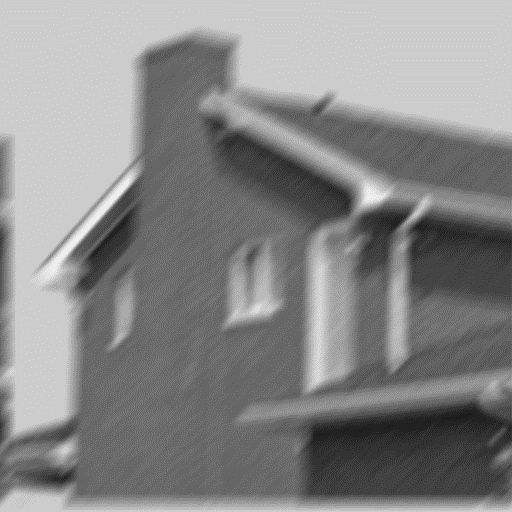
#> input picture 07_Restoration/roof.png, 512 x 512 px
$ jupyter execute restoration.ipynb
#> lines starting #> are read from the running program, lines starting #| are printed output that depends on the picture
# 图像复原实验

## 实验目的

试对下图进行图像复原。

## 实验环境
- OpenCV
- MatPlotLib
- NumPy
- SciPy

[cell 1]
import numpy as np
import cv2
import matplotlib.pyplot as plt
from scipy.fft import fft2, ifft2

## 实验原理

### 逆滤波

逆滤波是一种用于图像复原的频域方法，其理论基础建立在傅里叶变换的卷积定理上。在图像退化过程中，清晰图像 $ f(x, y) $ 与退化函数 $ h(x, y) $ 进行卷积，并受到噪声 $ n(x, y) $ 的影响，生成退化图像 $ g(x, y) $。在空间域中，该过程表示为：

$$g(x, y) = f(x, y) \ast h(x, y) + n(x, y)$$

通过傅里叶变换，将卷积转换为频域中的乘法关系：

$$G(u, v) = F(u, v) \cdot H(u, v) + N(u, v)$$

其中$ G(u, v) $、$ F(u, v) $、$ H(u, v) $ 和 $ N(u, v) $ 分别是退化图像、原始图像、退化函数和噪声的傅里叶变换。

理想情况下，假设噪声 $ N(u, v) $ 可忽略不计，图像复原的过程可以通过逆滤波器直接计算：

$$\hat{F}(u, v) = \frac{G(u, v)}{H(u, v)}$$

其中 $ \hat{F}(u, v) $ 是复原图像的傅里叶变换，复原图像 $ \hat{f}(x, y) $ 则通过反傅里叶变换得到：

$$\hat{f}(x, y) = \mathcal{F}^{-1} \left\{ \frac{G(u, v)}{H(u, v)} \right\}$$

[cell 2]
def inverse_filter(blurred_image: np.ndarray, degen: np.ndarray, epsilon: float = 1e-8) -> np.ndarray:
    # 对图像和 PSF 进行傅里叶变换
    G = fft2(blurred_image)
    H = fft2(degen, s=blurred_image.shape)

    # 正则化项，避免放大噪声
    H_conj = np.conj(H)
    F_hat = G * H_conj / (H * H_conj + epsilon)

    # 通过反傅里叶变换恢复图像
    restored_image = np.abs(ifft2(F_hat))
    return restored_image

### 运动模糊退化模型

运动模糊是由相机或物体在拍摄过程中相对运动引起的，通常被建模为图像退化过程。也就是上式中的$ h(x, y) $ 是运动模糊的点扩散函数 (PSF)，描述运动模糊的特性。

在运动模糊中，点扩散函数 $ h(x, y) $ 通常由以下两个因素决定：
1. **运动方向**：描述了运动的角度或方向。
2. **运动长度**：描述了运动期间图像上的位移，即模糊的程度。

运动模糊的点扩散函数 $ h(x, y) $ 具体形式可以基于运动模型来确定，常见的模型是线性运动模糊，它假设物体沿某个固定方向以恒定速度移动。可以这样表示：

[cell 3]
def linear_psf(length: int, angle: int|float) -> np.ndarray:
    psf = np.zeros((length, length))
    center = length // 2
    for i in range(length):
        psf[center, i] = 1
    rotation_matrix = cv2.getRotationMatrix2D((center, center), angle, 1)
    psf = cv2.warpAffine(psf, rotation_matrix, (length, length))
    psf /= psf.sum()
    return psf

又观察到像素的模糊长轴是45度方向，所以运动方向也是45度。45度的PSF可以直接表示为：

[cell 4]
def linear45_psf(length):
    psf = np.eye(length)[::-1] / length
    return psf

在理想情况下，假设噪声可以忽略不计 ($ N(u, v) = 0 $)，我们可以通过以下公式进行复原：

$$F(u, v) = \frac{G(u, v)}{H(u, v)}$$

然后通过反傅里叶变换得到复原后的图像 $ f(x, y) $：

$$f(x, y) = \mathcal{F}^{-1} \left\{ F(u, v) \right\}$$

在实际情况中，图像中通常会存在噪声，这会影响复原效果。噪声会导致在高频分量处 $ H(u, v) $ 非常小的情况下，噪声 $ N(u, v) $ 被放大。因此，直接使用逆滤波可能会产生严重的噪声放大问题。为了解决这个问题，常用的方法是采用正则化技术，或者使用维纳滤波。

#### 维纳滤波复原

维纳滤波是一种更加鲁棒的复原方法，它在考虑噪声的同时进行图像复原。维纳滤波的公式为：

$$\hat{F}(u, v) = \frac{H^*(u, v)}{|H(u, v)|^2 + \frac{S_n(u, v)}{S_f(u, v)}} G(u, v)$$

其中$ \hat{F}(u, v) $ 是复原图像的傅里叶变换，$ S_n(u, v) $ 和 $ S_f(u, v) $ 分别是噪声和原始图像的功率谱密度。

通过引入信号与噪声的比值，维纳滤波能够在复原时平衡噪声和图像细节的保留，从而实现更好的复原效果。维纳滤波是一种频域方法，适用于处理带有噪声的运动模糊图像复原问题。

[cell 5]
def wiener_filter(blurred_image, psf, K=0.01):
    # 对图像和 PSF 进行傅里叶变换
    G = fft2(blurred_image)
    H = fft2(psf, s=blurred_image.shape)

    # 维纳滤波公式
    H_conj = np.conj(H)
    F_hat = (H_conj / (H * H_conj + K)) * G

    # 通过反傅里叶变换恢复图像
    restored_image = np.abs(ifft2(F_hat))
    return restored_image

## 实验步骤

观察到图像的模糊是线性均匀的，模糊轨迹方向是45度的，考虑使用运动角度45度的线性运动模糊退化模型。并用维纳滤波复原，尝试不同的运动模糊长度：

[cell 6]
img = cv2.imread('roof.png', cv2.IMREAD_GRAYSCALE)
#> img is the input picture: shape (512, 512); min 27, max 245, mean 135.8

plt.figure(figsize=(12, 20))

for l in range(1, 16):
    psf = linear45_psf(2*l+1)
    restored_img = wiener_filter(img, psf)
    plt.subplot(5, 3, l)
    plt.imshow(restored_img, cmap='gray')
    plt.title(f'Length={2*l+1}')
    plt.axis('off')
#> this loop made 15 passes
#> pass 1, in wiener_filter, `restored_image = np.abs(ifft2(F_hat))`:
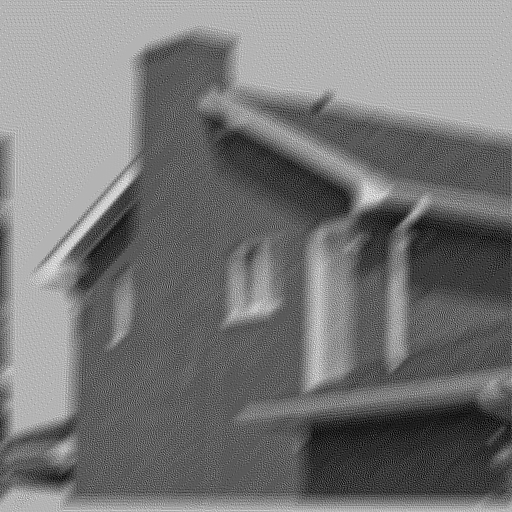
#> restored_image: shape (512, 512) float64; min 0.00838, max 286.4, mean 134.5; drawn with min black and max white
#> pass 3, in wiener_filter (call 3), `restored_image = np.abs(ifft2(F_hat))`:
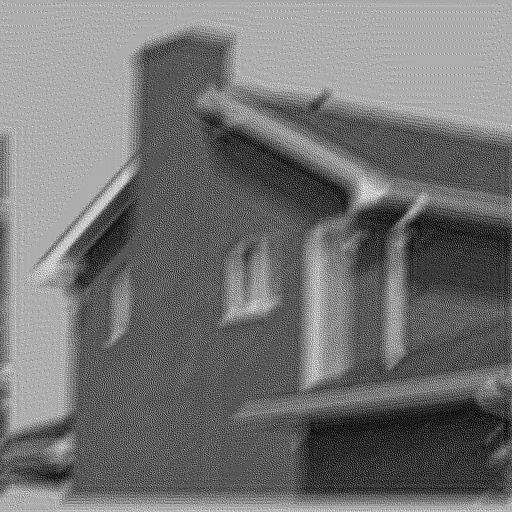
#> restored_image: shape (512, 512) float64; min 0.0191, max 296.5, mean 134.5; drawn with min black and max white

plt.show()
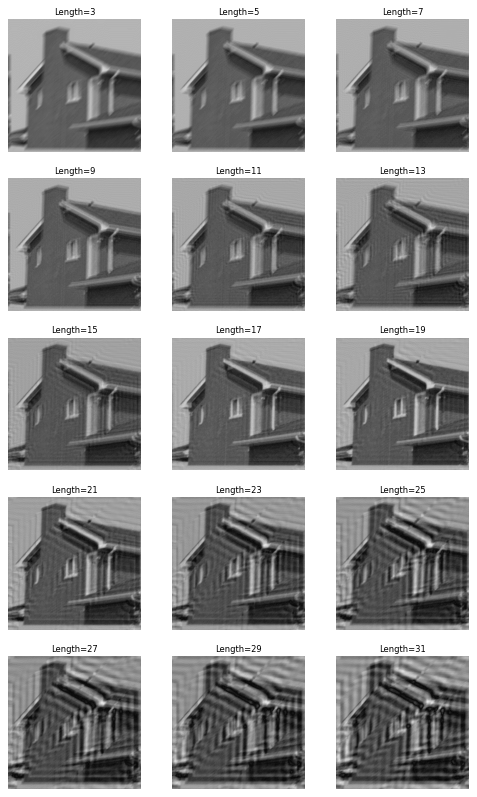
#> figure drawn by matplotlib, 15 panels

可以看出模糊长度为17左右，复原效果最好。

[cell 7]
img = cv2.imread('roof.png', cv2.IMREAD_GRAYSCALE)
restored_img = wiener_filter(img, linear45_psf(17))
#> in wiener_filter (call 16), `restored_image = np.abs(ifft2(F_hat))`:
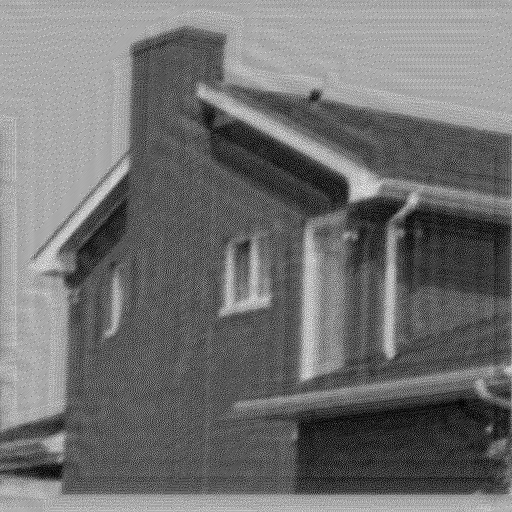
#> restored_image: shape (512, 512) float64; min 0.00436, max 302.6, mean 134.5; drawn with min black and max white
